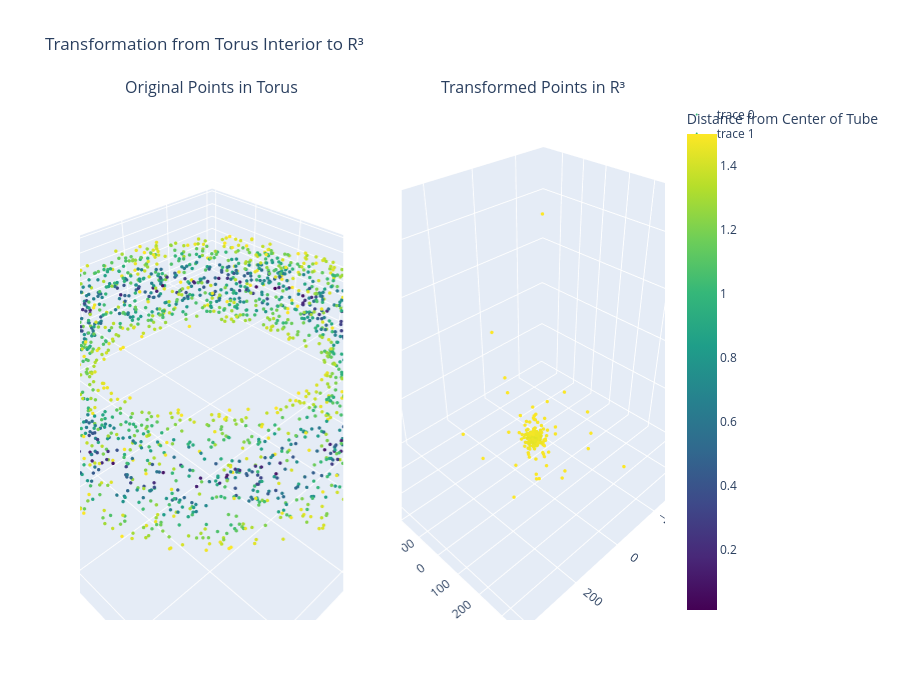

Write notebook code for a chart like this one.
### Code cell
# Use the distance from the central circle (s) for coloring to better show the expansion
R_major = (a + b) / 2.0
s_distances = np.sqrt((np.sqrt(original_points[:,0]**2 + original_points[:,1]**2) - R_major)**2 + original_points[:,2]**2)

# 4. Create the Plotly Figure
fig = make_subplots(
    rows=1, cols=2,
    specs=[[{'type': 'scatter3d'}, {'type': 'scatter3d'}]],
    subplot_titles=('Original Points in Torus', 'Transformed Points in R³')
)

# --- First Plot: Original Torus Points ---
fig.add_trace(
    go.Scatter3d(
        x=original_points[:, 0],
        y=original_points[:, 1],
        z=original_points[:, 2],
        mode='markers',
        marker=dict(
            size=2,
            color=s_distances,  # Color by distance from the central axis
            colorscale='Viridis',
            colorbar=dict(title='Distance from Center of Tube'),
            showscale=True
        )
    ),
    row=1, col=1
)

# --- Second Plot: Transformed R3 Points ---
fig.add_trace(
    go.Scatter3d(
        x=transformed_points[:, 0],
        y=transformed_points[:, 1],
        z=transformed_points[:, 2],
        mode='markers',
        marker=dict(
            size=2,
            color=s_distances,  # Use the same color scale
            colorscale='Viridis',
            showscale=False # Color bar is already shown
        )
    ),
    row=1, col=2
)

# --- Update Layout and Scene Properties ---
fig.update_layout(
    title_text='Transformation from Torus Interior to R³',
    height=700,
    # Make the torus plot have a correct aspect ratio
    scene1=dict(
        xaxis_title='X', yaxis_title='Y', zaxis_title='Z',
        aspectmode='data' # This ensures the torus is not distorted
    ),
    scene2=dict(
        xaxis_title='X', yaxis_title='Y', zaxis_title='Z',
        aspectmode='data' # The R3 plot can auto-scale
    )
)

fig.show()

### Figure 1 — Plotly figure (JSON) as saved in the notebook; plotly's stock layout.template omitted (floating-point values rounded to 4 significant figures; data arrays with more than 128 entries replaced by an {"elided": "..."} marker saying what was removed)
{"data": [{"marker": {"color": {"elided": "2500 float values"}, "colorbar": {"title": {"text": "Distance from Center of Tube"}}, "colorscale": [[0, "#440154"], [0.1111, "#482878"], [0.2222, "#3e4989"], [0.3333, "#31688e"], [0.4444, "#26828e"], [0.5556, "#1f9e89"], [0.6667, "#35b779"], [0.7778, "#6ece58"], [0.8889, "#b5de2b"], [1, "#fde725"]], "showscale": true, "size": 2}, "mode": "markers", "scene": "scene", "type": "scatter3d", "x": {"elided": "2500 float values"}, "y": {"elided": "2500 float values"}, "z": {"elided": "2500 float values"}}, {"marker": {"color": {"elided": "2500 float values"}, "colorscale": [[0, "#440154"], [0.1111, "#482878"], [0.2222, "#3e4989"], [0.3333, "#31688e"], [0.4444, "#26828e"], [0.5556, "#1f9e89"], [0.6667, "#35b779"], [0.7778, "#6ece58"], [0.8889, "#b5de2b"], [1, "#fde725"]], "showscale": false, "size": 2}, "mode": "markers", "scene": "scene2", "type": "scatter3d", "x": {"elided": "2500 float values"}, "y": {"elided": "2500 float values"}, "z": {"elided": "2500 float values"}}], "layout": {"annotations": [{"font": {"size": 16}, "showarrow": false, "text": "Original Points in Torus", "x": 0.225, "xanchor": "center", "xref": "paper", "y": 1, "yanchor": "bottom", "yref": "paper"}, {"font": {"size": 16}, "showarrow": false, "text": "Transformed Points in R³", "x": 0.775, "xanchor": "center", "xref": "paper", "y": 1, "yanchor": "bottom", "yref": "paper"}], "height": 700, "scene": {"aspectmode": "data", "domain": {"x": [0, 0.45], "y": [0, 1]}, "xaxis": {"title": {"text": "X"}}, "yaxis": {"title": {"text": "Y"}}, "zaxis": {"title": {"text": "Z"}}}, "scene2": {"aspectmode": "data", "domain": {"x": [0.55, 1], "y": [0, 1]}, "xaxis": {"title": {"text": "X"}}, "yaxis": {"title": {"text": "Y"}}, "zaxis": {"title": {"text": "Z"}}}, "title": {"text": "Transformation from Torus Interior to R³"}}}
